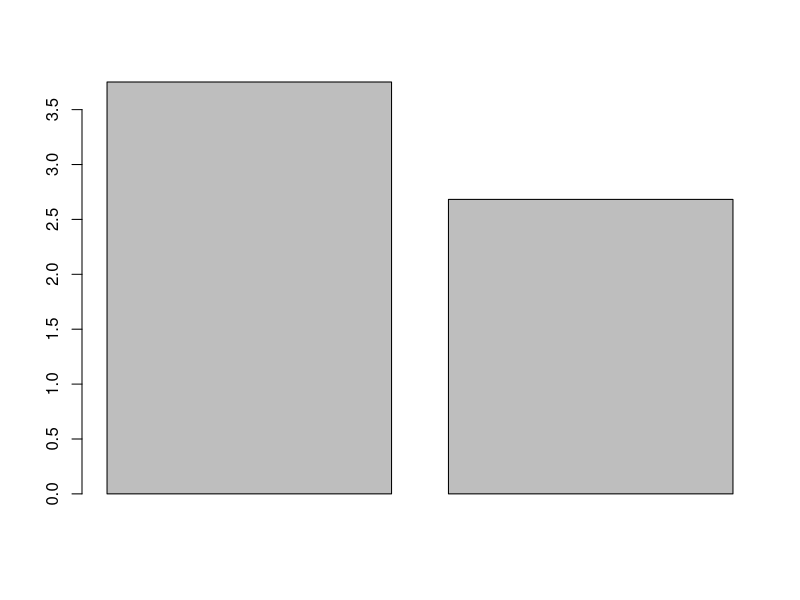

Write the R code that produced this figure.
steam<- read.csv(file = "P53Expression.csv", header = T, sep = ",")

head(steam)
deltaP53_treated = c(steam$treated_p53-steam$treated_GAPDH)
deltaP53_treated
deltaP53_Untreated = c(steam$untreated_p53-steam$untreated_GAPDH)
deltaP53_Untreated 
mean(deltaP53_Untreated)
ddCt_test = deltaP53_treated - mean(deltaP53_Untreated)
ddCt_test
ddCt_control = deltaP53_Untreated - mean(deltaP53_Untreated)
ddCt_control
Expression_test = 2**ddCt_test
Expression_test
Expression_control = 2**ddCt_control
Expression_control
t.test(Expression_control, Expression_test)
mean(Expression_control)
mean(Expression_test)
Expresion <- c(mean(Expression_control), mean(Expression_test))
barplot(Expresion)
